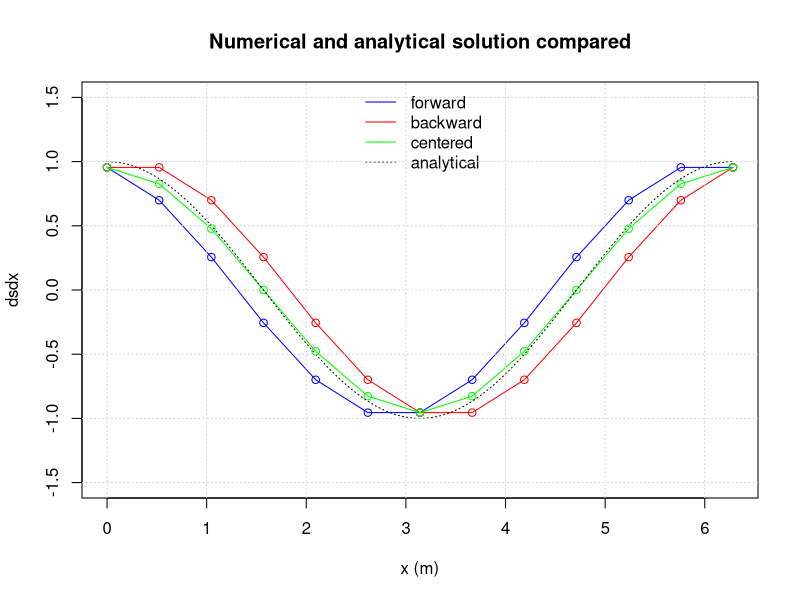
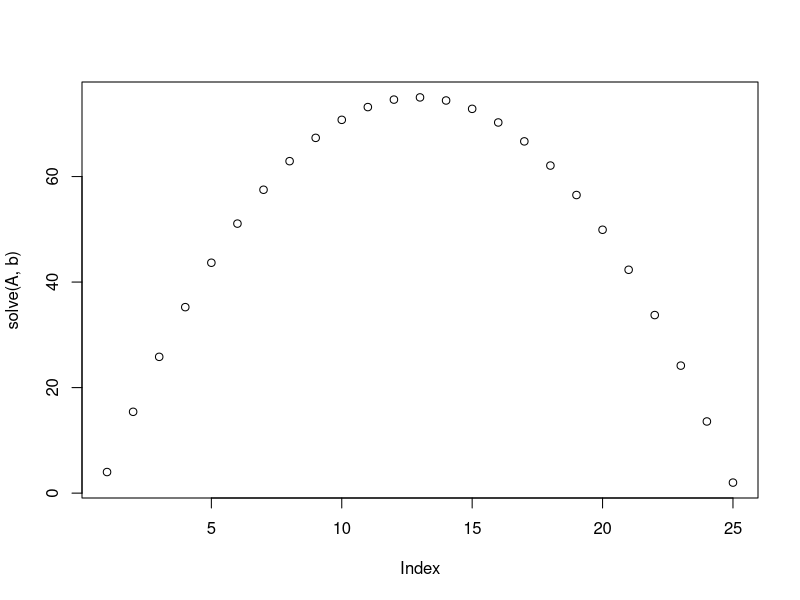
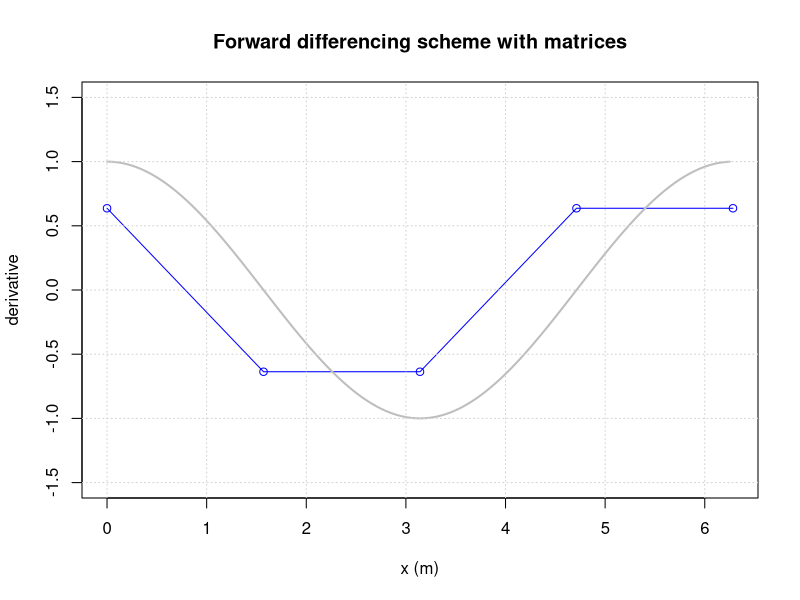
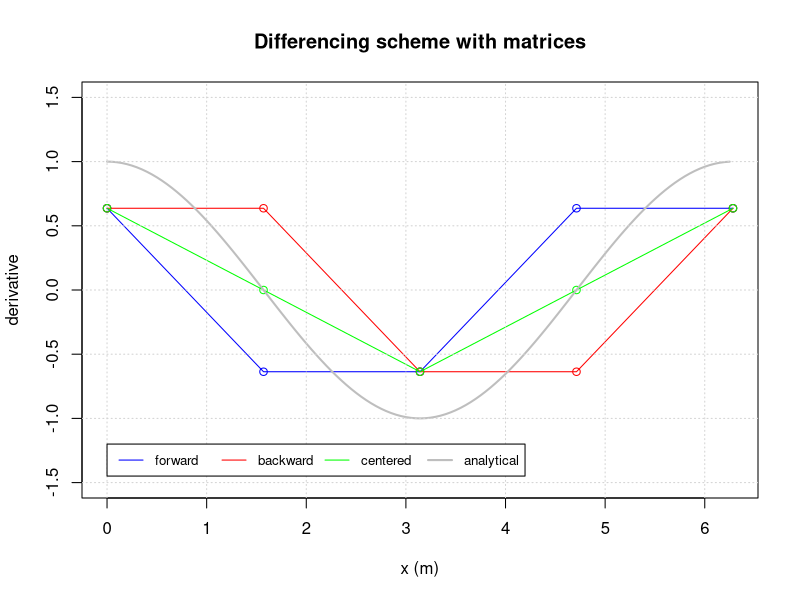
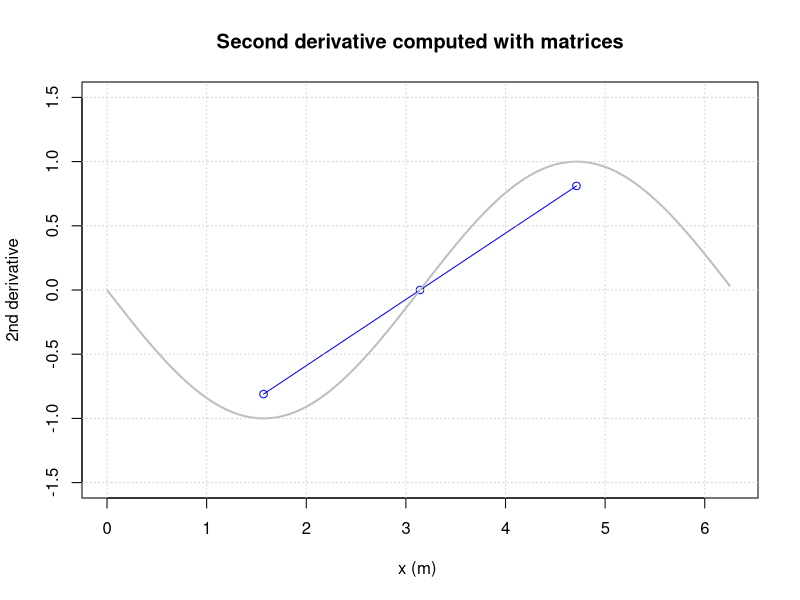
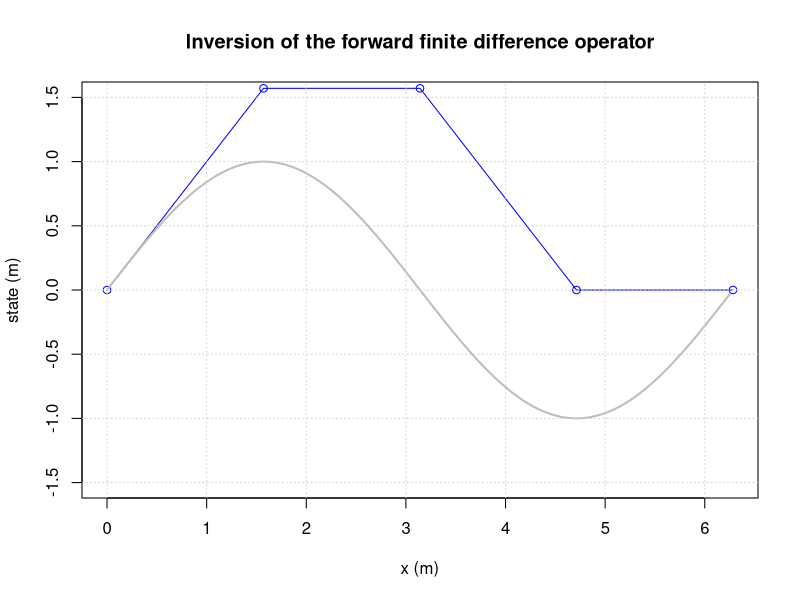
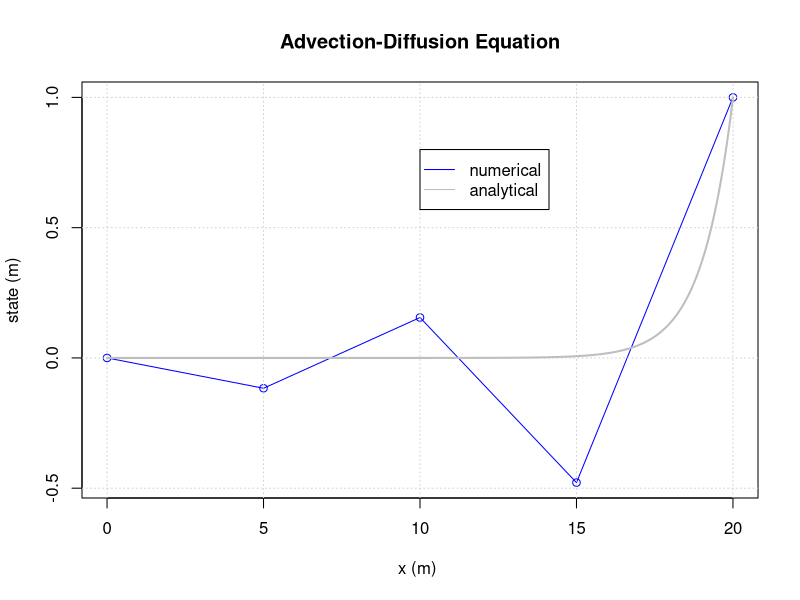
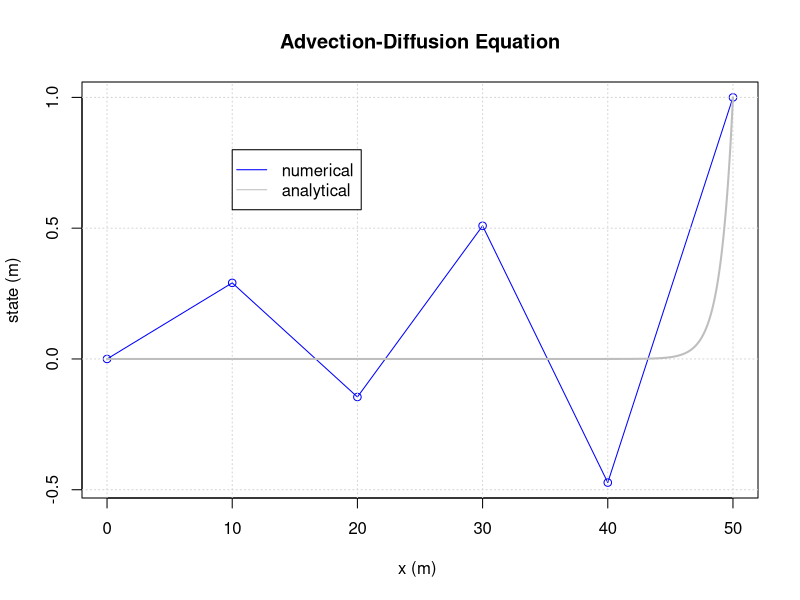

These charts were generated, in order, by the following R code:
## ---- chunk 1
# Initial parameter values
left  = 0     # left x-coordinate
right = 2*pi  # right x-coordinate
dx    = pi/6  # delta x; space discretisation 

# Simulation initialisation
space.sequence = seq(left, right, by=dx)
dsdx.forward = rep(0, length(space.sequence))
dsdx.backward = rep(0, length(space.sequence))
dsdx.centered = rep(0, length(space.sequence))
s = sin(space.sequence)

# Add the calculations of forward, backward, centered derivative below.
dsdx.forward [1:(length(s)-1)] = (s[2:length(s)] - s[1:(length(s)-1)]) / dx
dsdx.backward[2:length(s)]     = (s[2:length(s)] - s[1:(length(s)-1)]) / dx
dsdx.centered[2:(length(s)-1)] = (s[3:length(s)] - s[1:(length(s)-2)]) / (2*dx)

# Add the boundaries on the left
dsdx.backward[1] = (s[2]-s[1]) / dx
dsdx.centered[1] = (s[2]-s[1]) / dx

# Add the boundaries on the right
dsdx.forward [length(s)] = (s[length(s)]-s[length(s)-1]) / dx
dsdx.centered[length(s)] = (s[length(s)]-s[length(s)-1]) / dx

# Plotting
plot(space.sequence, dsdx.forward, type='o', xlab="x (m)", ylab="dsdx", ylim = c(-1.5, 1.5), col="blue")
lines(space.sequence, dsdx.backward, type='o', col="red")
lines(space.sequence, dsdx.centered, type='o', col="green")
space.sequence = seq(left, right, by=0.01)
analyt.state = cos(space.sequence)
lines(space.sequence, analyt.state, col='black', lty=3)
legend("top", legend=c("forward", "backward", "centered", "analytical"), col=c("blue", "red", "green", "black"), lty=c(1,1,1,3), bty="n")
title(main='Numerical and analytical solution compared')
grid()
## ---- chunk 2
M = matrix (c(1, 2, 3, 4, 5, 6) , nrow=2)
print(M)
## ---- chunk 3
M[1,2]= 100
M[1, ]= c(10, 11, 12)
M[ ,2]= c(-1 ,-2)
## ---- chunk 4
M = matrix(c(1, 2, 3, 4, 5, 6), nrow=2 , ncol=3)
## ---- chunk 5
M = matrix(c(1, 2, 3, 4, 5, 6) , nrow=2 , ncol=2)
## ---- chunk 6
M = matrix(c(1, 2, 3, 4, 5, 6) , nrow=2 , ncol=4)
## ---- chunk 7
M = matrix(c(1, 2, 3, 4, 5, 6) , nrow=2 , ncol=3 , byrow=TRUE)
## ---- chunk 8
M = matrix(0, nrow=5, ncol=7)
for(i in 1:nrow(M)) {
  for(j in 1:ncol(M)) {
    M[i,j]=i+j
  }
}
print(M)
## ---- chunk 9
M = matrix(0,nrow=3,ncol=5)
for(i in 1:nrow(M)) {
  for(j in 1:ncol(M)){
    M[i,j]=10*i+j
  }
}
print(M)
## ---- chunk 10
M = matrix(0,nrow=5,ncol=5)
for(i in 1:nrow(M)) {
  for(j in 1:ncol(M)){
    M[i,j]=abs(i-j)
  }
}
print(M)
## ---- chunk 11
A = matrix(c(1,0,0,0,0,-1,2,-1,0,0,0,-1,2,-1,0,0,0,-1,2,-1,0,0,0,0,1),nrow=5,ncol=5,byrow=TRUE)
b = matrix(c(4,1,1,1,2),nrow=5)
print(solve(A,b))
## ---- chunk 12
N = 5
A = matrix(0,nrow=N,ncol=N)
b = rep(1,length=N)
## ---- chunk 13
N      = 25
A      = matrix(0,nrow=N,ncol=N)
b      = rep(1,length=N)
A[1,1] = 1
b[1]   = 4
b[N]   = 2
A[N,N] = 1
for(i in 2:(N-1)){
  A[i,i  ] = 2
  A[i,i-1] = -1
  A[i,i+1] = -1
}
print(solve(A,b))
plot(solve(A,b))
## ---- chunk 14
M=matrix(0,nrow=3,ncol=3)
# bring flux between 1and 2 in matrix
M[1,1] = M[1,1]-7
M[1,2] = M[1,2]+7
M[2,2] = M[2,2]-7
M[2,1] = M[2,1]+7
# bring flux between 1 and 3 in matrix
M[1,1] = M[1,1]-5
M[1,3] = M[1,3]+5
M[3,3] = M[3,3]-5
M[3,1] = M[3,1]+5
# bring flux between 2 and 3 in matrix
M[2,2] = M[2,2]-8
M[2,3] = M[2,3]+8
M[3,3] = M[3,3]-8
M[3,2] = M[3,2]+8
# bring in the boundary condition
M[1,]  = 0
M[1,1] = 1
# right hand side
b = c(2,-1,-2)
print(solve(M,b))
## ---- chunk 15
M=matrix(0,nrow=3,ncol=3)
# bring flux between 1and 2 in matrix
M[1,1] = M[1,1]-7
M[1,2] = M[1,2]+7
M[2,2] = M[2,2]-7
M[2,1] = M[2,1]+7
# bring flux between 1 and 3 in matrix
M[1,1] = M[1,1]-5
M[1,3] = M[1,3]+5
M[3,3] = M[3,3]-5
M[3,1] = M[3,1]+5
# bring flux between 2 and 3 in matrix
M[2,2] = M[2,2]-8
M[2,3] = M[2,3]+8
M[3,3] = M[3,3]-8
M[3,2] = M[3,2]+8
# bring in the boundary condition
M[1,]  = 0
M[1,1] = 1
# right hand side
b = c(2,0,0)
print(solve(M,b))
## ---- chunk 16
rm(list=ls()) 

# setting up initial parameters
dx    = pi/2
left  = 0
right = 2*pi
xcoor = seq(left, right, by=dx) # builds a list of all coordinates

M = matrix(0, nrow=length(xcoor), ncol=length(xcoor)) # an empty matrix for the differencing scheme
v = rep(0, length(xcoor))

s = sin(xcoor) # the original sinus series that needs to be differentiated

# populating vector and matrix
nx = length(xcoor)
for (j in 1:(nx-1))
{
  M[j,j+1] = +1/dx
  M[j,j]   = -1/dx
}
M[nx,nx]   = +1/dx
M[nx,nx-1] = -1/dx

# Apply the derivative operator using matrix multiplication.
v = M %*% s

# plotting
N = length(xcoor)
plot(xcoor, v, ylab="derivative", xlab="x (m)", type='o', col='blue', ylim = c(-1.5,1.5), xlim = c(0,2*pi)) # numerical approximation
x_sol = seq(left, right, by=0.05)
lines(x_sol, cos(x_sol), type='l', col="grey", lwd=2)
title(main='Forward differencing scheme with matrices')
grid()
## ---- chunk 17
rm(list=ls()) 

# setting up initial parameters
dx    = pi/2
left  = 0
right = 2*pi
xcoor = seq(left, right, by=dx) # builds a list of all coordinates

M_forward = matrix(0, nrow=length(xcoor), ncol=length(xcoor)) # an empty matrix 
v_forward = rep(0, length(xcoor))

M_backward = matrix(0, nrow=length(xcoor), ncol=length(xcoor)) # an empty matrix 
v_backward = rep(0, length(xcoor))

M_centered = matrix(0, nrow=length(xcoor), ncol=length(xcoor)) # an empty matrix 
v_centered = rep(0, length(xcoor))

s = sin(xcoor) # the original sinus series that needs to be differentiated

# populating vector and matrix
nx = length(xcoor)

# forward
for (j in 1:(nx-1))
{
  M_forward[j,j+1] = +1/dx
  M_forward[j,j]   = -1/dx
}
M_forward[nx,nx]   = +1/dx
M_forward[nx,nx-1] = -1/dx

# backward
M_backward[1,2] = +1/dx
M_backward[1,1] = -1/dx
for (j in 2:nx)
{
  M_backward[j,j]   = +1/dx
  M_backward[j,j-1] = -1/dx
}

# centered
M_centered[1,2] = +1/dx
M_centered[1,1] = -1/dx
for (j in 2:(nx-1))
{
  M_centered[j,j+1] = +1/(2*dx)
  M_centered[j,j-1] = -1/(2*dx)
}
M_centered[nx,nx]   = +1/dx
M_centered[nx,nx-1] = -1/dx

# Apply the derivative operator using matrix multiplication.
v_forward  = M_forward  %*% s
v_backward = M_backward %*% s
v_centered = M_centered %*% s

# plotting
N = length(xcoor)
plot(xcoor, v_forward, ylab="derivative", xlab="x (m)", type='o', col='blue', ylim = c(-1.5,1.5), xlim = c(0, 2*pi)) # numerical approximation
lines(xcoor, v_backward, type='o', col='red') # numerical approximation
lines(xcoor, v_centered, type='o', col='green') # numerical approximation
x_sol = seq(left, right, by=0.05)
lines(x_sol, cos(x_sol), type='l', col="grey", lwd=2)
title(main='Differencing scheme with matrices')
grid()
legend(0,-1.2,c("forward","backward","centered","analytical"),col=c("blue","red","green","grey"),lwd=c(1,1,1,2),horiz=TRUE,cex=0.8)
## ---- chunk 18
#forward
forward_rate=mean(c(0.47/1,0.23/0.47,0.096/0.19,0.049/0.096))
centered_rate=mean(c(0.22/1,0.065/0.22,0.011/0.044,0.0026/0.011))
## ---- chunk 19
# WHOOP WHOOP NEW CODE
## ---- chunk 20
rm(list=ls()) 

# setting up initial parameters
dx    = pi/2
left  = 0
right = 2*pi
xcoor = seq(left,right, by=dx) # builds a list of all coordinates
s = sin(xcoor)

nx = length(xcoor)

M = matrix(0, nrow=nx, ncol=nx) # an empty matrix for the differencing scheme

# populating vector and matrix
for (j in 2:(nx-1))
{
  M[j,j+1] = 1/(dx^2)
  M[j,j  ] = -2/(dx^2)
  M[j,j-1] = 1/(dx^2)
}

# Compute the second derivative
v = M %*% s

# plotting
plot(xcoor[2:(nx-1)], v[2:(nx-1)], ylab="2nd derivative", xlab="x (m) ", type='o', col='blue', ylim=c(-1.5,1.5), xlim = c(0,2*pi)) # numerical approximation
x_sol = seq(left,right,by=0.05)
lines(x_sol,-sin(x_sol),type='l', col="grey",lwd=2)
title(main='Second derivative computed with matrices')
grid()
## ---- chunk 21
rm(list=ls()) 

# setting up initial parameters
dx    = pi/2
left  = 0
right = 2*pi
xcoor = seq(left, right, by=dx) # builds a list of all coordinates

M = matrix(0, nrow=length(xcoor), ncol=length(xcoor)) # an empty matrix for the differencing scheme
v = cos(xcoor)

# populating vector and matrix
nx = length(xcoor)
for (j in 1:(nx-1))
{
  M[j,j+1] = +1/dx
  M[j,j]   = -1/dx
}

M[nx,nx] = 1  #boundary condition
v[nx] = sin(xcoor[nx])

# Apply the derivative operator using matrix multiplication.
s = solve(M,v)

# plotting
plot(xcoor, s, ylab="state (m)", xlab="x (m)", type='o', col='blue', ylim = c(-1.5,1.5), xlim = c(0,2*pi)) # numerical approximation
x_sol = seq(left, right, by=0.05)
lines(x_sol, sin(x_sol), type='l', col="grey", lwd=2)
title(main='Inversion of the forward finite difference operator')
grid()
## ---- chunk 22
dx    = 5    # step size
D     = 5    # diffusion coefficient
u     = 5    # advection coefficient
bl    = 0    # left boundary
br    = 1    # right boundary
n     = 5    # amount of nodes

left  = 0    # left coordinate
xcoor = seq(left,dx*(n-1), by=dx)

v     = c()  # build an empty vector for the derivatives
M     = matrix(0, nrow=length(xcoor), ncol=length(xcoor)) 

for(j in 2:(length(xcoor)-1))
{
  M[j,j-1] = -u/(2*dx) - D/(dx^2)
  M[j,j  ] = 2*D/(dx^2)
  M[j,j+1] = u/(2*dx) - D/(dx^2)
  v[j]     = 0
}

# Left boundary
M[1,1] = 1
v[1]   = bl

# Right boundary
M[n,n] = 1
v[n]   = br

# Solve the system
s = solve(M,v)

print(M)
## ---- chunk 23
dx    = 5    # step size
D     = 5    # diffusion coefficient
u     = 5    # advection coefficient
bl    = 0    # left boundary
br    = 1    # right boundary
n     = 5    # amount of nodes

left  = 0    # left coordinate
xcoor = seq(left,dx*(n-1), by=dx)

v     = c()  # build an empty vector for the derivatives
M     = matrix(0, nrow=length(xcoor), ncol=length(xcoor)) 

for(j in 2:(length(xcoor)-1))
{
  M[j,j-1] = -u/(2*dx) - D/(dx^2)
  M[j,j  ] = 2*D/(dx^2)
  M[j,j+1] = u/(2*dx) - D/(dx^2)
  v[j]     = 0
}

# Left boundary
M[1,1] = 1
v[1]   = bl

# Right boundary
M[n,n] = 1
v[n]   = br

# Solve the system
s = solve(M,v)

# Plotting
plot(xcoor,s,ylab="state (m)",xlab="x (m) ",type='o',col='blue')
title(main='Advection-Diffusion Equation')
grid()

# Calculate and plot the analytical solution
L = dx*(n-1)
xcooranalyt = seq(0,L, by=0.01)
sanalyt = c()
Danalyt = D
uanalyt = u
Peanalyt = uanalyt*L/Danalyt

for(j in 1:(length(xcooranalyt)))
{
  sanalyt[j] = bl+(exp(xcooranalyt[j]*Peanalyt/L)-1.)/(exp(Peanalyt)-1.)*(br-bl)
}

lines(xcooranalyt,sanalyt,col="grey",lwd=2) # analytical solution
legend(10, 0.8, c("numerical", "analytical"), col = c("blue","grey"), lty = c(1,1), pch = c(-1,-1))
## ---- chunk 24
dx    = 10   # step size
D     = 5    # diffusion coefficient
u     = 5    # advectio coefficient
bl    = 0    # left boundary
br    = 1    # right boundary

left  = 0    # left coordinate
right = 50
xcoor = seq(left,right, by=dx)

v     = c()  # build an empty vector for the derivatives
M     = matrix(0,nrow=length(xcoor),ncol=length(xcoor)) 

for(j in 2:(length(xcoor)-1))
{
  M[j,j-1] = -u/(2*dx) - D/(dx^2)
  M[j,j  ] = 2*D/(dx^2)
  M[j,j+1] = u/(2*dx) - D/(dx^2)
  v[j]     = 0
}

# Left boundary
M[1,1] = 1
v[1]   = bl

# Right boundary
n = length(xcoor)
M[n,n] = 1
v[n]   = br

# Solve the system
s = solve(M,v)

# Plotting
plot(xcoor,s,ylab="state (m)",xlab="x (m) ",type='o',col='blue')
title(main='Advection-Diffusion Equation')
grid()

# Calculate and plot the analytical solution
L = dx*(n-1)
xcooranalyt = seq(0,L, by=0.01)
sanalyt = c()
Danalyt = D
uanalyt = u
Peanalyt = uanalyt*L/Danalyt

for(j in 1:(length(xcooranalyt)))
{
  sanalyt[j] = bl+(exp(xcooranalyt[j]*Peanalyt/L)-1.)/(exp(Peanalyt)-1.)*(br-bl)
}

lines(xcooranalyt,sanalyt,col="grey",lwd=2) # analytical solution
legend(10, 0.8, c("numerical", "analytical"), col = c("blue","grey"), lty = c(1,1), pch = c(-1,-1))
## ---- chunk 25
dx    = 5    # step size
D     = 5    # diffusion coefficient
u     = 5    # advection coefficient
bl    = 0    # left boundary
br    = dx/2 # right boundary

left  = 0    # left coordinate
right = 50
xcoor = seq(left,right, by=dx)
N     = length(xcoor)

v     = c()  # build an empty vector for the derivatives
M     = matrix(0,nrow=length(xcoor),ncol=length(xcoor)) 

for(j in 2:(length(xcoor)-1))
{
  M[j,j-1] = -u/(2*dx) - D/(dx^2)
  M[j,j  ] = 2*D/(dx^2)
  M[j,j+1] = u/(2*dx) - D/(dx^2)
  v[j]     = 0
}

# Left boundary
M[1,1] = 1
v[1]   = bl

# Right boundary

M[N,N]   = 1
M[N,N-1] = -1
v[N]     = br

# Solve the system
s = solve(M,v)

# Plotting
plot(xcoor,s,ylab="state (m)",xlab="x (m) ",type='o',col='blue')
title(main='Advection-Diffusion Equation, Neumann boundary')
grid()
